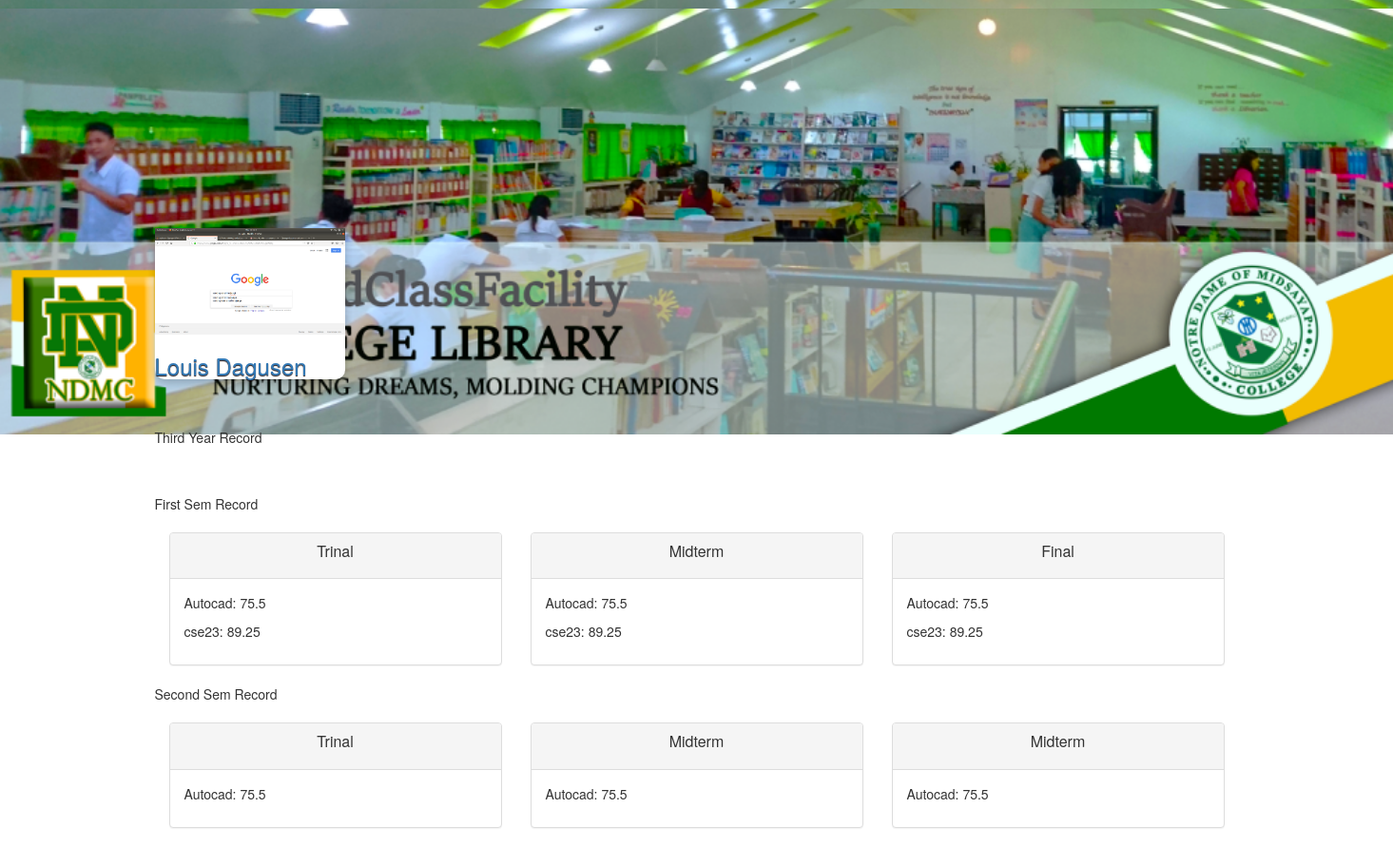
Screenshot of /grades/3rd/Dagusen/ with the database file from the repository.
### myuser/models.py (models this page shows, shortened)
class MyUser(AbstractBaseUser):
    email = models.EmailField(
        verbose_name='email address',
        max_length=255,
        unique=True,
    )
    Student_profile =   models.ImageField(upload_to = 'static/media')
    last_name      =    models.CharField(max_length=100)
    first_name     =   models.CharField(max_length=100)
    MI             =   models.CharField(max_length=200)
    Gender = (
        ('Male', 'Male'),
        ('Female', 'Female'),
    )
    Sex             =   models.CharField(max_length=6, choices=Gender, blank=True, default=True)
    date_of_birth   =   models.DateField()
    Age             =   models.CharField(max_length=20)
    course          =   models.ForeignKey(Course,on_delete=models.SET_NULL, null=True)
    years = (
        ('1st', '1st'),
        ('2nd', '2nd'),
        ('3rd', '3rd'),
        ('4rth', '4rth'),
    )
    Year            = models.CharField(max_length=6, choices=years, blank=True, default=True)
    objects         = MyUserManager()
    is_active       = models.BooleanField(default=True)
    is_admin        = models.BooleanField(default=False)
    is_faculty      = models.BooleanField(default=False)
    is_student      = models.BooleanField(default=False)
    USERNAME_FIELD = 'email'
    REQUIRED_FIELDS = ['date_of_birth']

### grade/models.py (models this page shows, shortened)
class Grade(models.Model):
	user		 =      models.ForeignKey(User)
	First_year_Grade     =      models.BooleanField(default=False)
	Second_year_Grade		 = 		models.BooleanField(default=False)
	Third_year_Grade	 = 		models.BooleanField(default=False)
	Fourth_year_Grade    =      models.BooleanField(default=False)
	subject 	 =      models.ForeignKey(subject,on_delete=models.SET_NULL, null=True)
	professor 	 =      models.ForeignKey(professor,on_delete=models.SET_NULL, null=True)
	First_Sem	 = 		models.BooleanField(default=False)
	Second_Sem   =      models.BooleanField(default=False)
	quiz		 = 		models.IntegerField(null=True)
	performance	 =	    models.IntegerField(null=True)
	exam         =      models.IntegerField(null=True)
	trinal		 = 		models.BooleanField(default=False)
	midterm      =      models.BooleanField(default=False)
	Final        =      models.BooleanField(default=False)
	def get_computed(self):
		result = self.quiz * 0.25 + self.performance * 0.25 + self.exam  * 0.50
		return result

### subject/models.py (models this page shows, shortened)
class subject(models.Model):
	subject_name		 = 		models.CharField(max_length=150)
	subject_Descreption  = 	 	models.CharField(max_length=200)
	color = models.CharField(max_length=7, default='#007bff')

### grade/views.py (the view)
# urls.py: url(r'^3rd/(?P<last_name>[\w-]+)/$', views.ProfileDetailView3.as_view(), name='detail3'),
class ProfileDetailView3(DetailView):
	template_name = 'Grade3.html'
	def get_object(self):
		last_name = self.kwargs.get("last_name")
		if last_name is None:
			raise Http404
		return get_object_or_404(User, last_name__iexact=last_name, is_active=True)
	def get_context_data(self, *args, **kwargs):
		context =super(ProfileDetailView3, self).get_context_data(*args, **kwargs)
		myuser = context['myuser']
		return context

### myuser/templates/Grade3.html (shortened to what this page needs)
{% extends "base.html" %}
{% block content %}
<!DOCTYPE html>
<html>
<head>
	{% load staticfiles %}
   <link rel="stylesheet" href="{% static 'css/bootstrap.min.css' %}">
   <link rel="stylesheet" href="{% static 'css/card.css' %}">
   <link rel="stylesheet" href="{% static 'css/image.css' %}">
</head>
<br></br>
<br></br>
<br></br>
<br></br>
<br></br>
<br></br>
<div class="card">
 	 		<p><img src="{{  myuser.MEDIA_URL }}{{myuser.Student_profile.url}}" width="200px"></p>
 			<h3><a href='{% url "myuser:edit" last_name=myuser.last_name %}'>{{  myuser.first_name }} {{ myuser.last_name }}</a></h3>
 		</div>
<br></br>
 {% include 'snippets/nav.html'%}
    <p>Third Year Record</p>
    <br></br>
    <p>First Sem Record</p>
  <div class="panel-group" id="accordion">
     <div class="col-md-4" style="margin-bottom:20px">
    <div class="panel panel-default">
      <div class="panel-heading">
        <h4 class="panel-title">
          <a data-toggle="collapse" data-parent="#accordion" href="#collapse3" align="center" ><p allign="center">Trinal</p></a>
        </h4>
      </div>
      <div id="collapse" class="panel-collapse collapse in">
        <div class="panel-body">
          {% for grade in myuser.grade_set.all %}
          {% if grade.Third_year_Grade %}
          {% if grade.First_Sem %}
          {% if grade.trinal %}
				<p>{{  grade.subject.subject_name }}: {{  grade.get_computed}}</p>
        {% endif %}
        {% endif %}
        {% endif %}
      {% endfor %}
			</div>
      </div>
  </div>
</div>
  <div class="panel-group" id="accordion">
  	 <div class="col-md-4" style="margin-bottom:20px">
    <div class="panel panel-default">
      <div class="panel-heading">
        <h4 class="panel-title">
          <a data-toggle="collapse" data-parent="#accordion" href="#collapse4" align="center" ><p allign="center">Midterm</p></a>
        </h4>
      </div>
      <div id="collapse4" class="panel-collapse collapse in">
        <div class="panel-body">
             {% for grade in myuser.grade_set.all %}
          {% if grade.Third_year_Grade %}
          {% if grade.First_Sem %}
          {% if grade.trinal %}
        <p>{{  grade.subject.subject_name }}: {{  grade.get_computed}}</p>
        {% endif %}
        {% endif %}
        {% endif %}
         {% endfor %}
        </div>
      </div>
  </div>
    </div>
  </div>
  <div class="panel-group" id="accordion">
  	 <div class="col-md-4" style="margin-bottom:20px">
    <div class="panel panel-default">
      <div class="panel-heading">
        <h4 class="panel-title">
          <a data-toggle="collapse" data-parent="#accordion" href="#collapse5" align="center" ><p allign="center">Final</p></a>
        </h4>
      </div>
      <div id="collapse5" class="panel-collapse collapse in">
        <div class="panel-body">
             {% for grade in myuser.grade_set.all %}
          {% if grade.Third_year_Grade %}
          {% if grade.First_Sem %}
          {% if grade.trinal %}
        <p>{{  grade.subject.subject_name }}: {{  grade.get_computed}}</p>
        {% endif %}
        {% endif %}
        {% endif %}
         {% endfor %}
        </div>
      </div>
  </div>
    </div>
</div>
  <p>Second Sem Record</p>
 <div class="panel-group" id="accordion">
     <div class="col-md-4" style="margin-bottom:20px">
    <div class="panel panel-default">
      <div class="panel-heading">
        <h4 class="panel-title">
          <a data-toggle="collapse" data-parent="#accordion" href="#collapse6" align="center" ><p allign="center">Trinal</p></a>
        </h4>
      </div>
      <div id="collapse6" class="panel-collapse collapse in">
        <div class="panel-body">
             {% for grade in myuser.grade_set.all %}
          {% if grade.Second_year_Grade %}
          {% if grade.Second_Sem %}
          {% if grade.trinal %}
        <p>{{  grade.subject.subject_name }}: {{  grade.get_computed}}</p>
        {% endif %}
        {% endif %}
        {% endif %}
          {% endfor %}
      </div>
      </div>
  </div>
</div>
 <div class="panel-group" id="accordion">
     <div class="col-md-4" style="margin-bottom:20px">
    <div class="panel panel-default">
      <div class="panel-heading">
        <h4 class="panel-title">
          <a data-toggle="collapse" data-parent="#accordion" href="#collapse7" align="center" ><p allign="center">Midterm</p></a>
        </h4>
      </div>
      <div id="collapse7" class="panel-collapse collapse in">
        <div class="panel-body">
             {% for grade in myuser.grade_set.all %}
          {% if grade.Third_year_Grade %}
          {% if grade.Second_Sem %}
          {% if grade.trinal %}
        <p>{{  grade.subject.subject_name }}: {{  grade.get_computed}}</p>
        {% endif %}
        {% endif %}
        {% endif %}
         {% endfor %}
      </div>
      </div>
  </div>
</div>
</div>
 <div class="panel-group" id="accordion">
     <div class="col-md-4" style="margin-bottom:20px">
    <div class="panel panel-default">
      <div class="panel-heading">
        <h4 class="panel-title">
          <a data-toggle="collapse" data-parent="#accordion" href="#collapse8" align="center" ><p allign="center">Midterm</p></a>
        </h4>
      </div>
      <div id="collapse8" class="panel-collapse collapse in">
        <div class="panel-body">
             {% for grade in myuser.grade_set.all %}
          {% if grade.Third_year_Grade %}
          {% if grade.Second_Sem %}
          {% if grade.trinal %}
        <p>{{  grade.subject.subject_name }}: {{  grade.get_computed}}</p>
        {% endif %}
        {% endif %}
        {% endif %}
         {% endfor %}
      </div>
      </div>
  </div>
</div>
</div>
</html>
</body>
 {% endblock content %}

### templates/static/css/card.css (style rules this page uses)
.card { background-color: white; box-shadow: 0 4px 8px 0 rgba(0, 0, 0, 0.2); max-width: 200px; margin: left; transition: 0.3s; border-radius: 10px; text-shadow: 0 .05rem .1rem rgba(15, 2, 2, 0.92); }

### templates/static/css/image.css (style rules this page uses)
body, html { height: 100%; margin: 0; }
html, body { background-image: url(img/ndmc.png); height: 10%; background-position: center; background-repeat: no-repeat; background-size: cover; }

### rows the page displays
MyUser: Student_profile (picture), first_name "Louis", last_name "Dagusen"
Grade: subject.subject_name "Autocad", get_computed "75.5"
Grade: subject.subject_name "cse23", get_computed "89.25"
